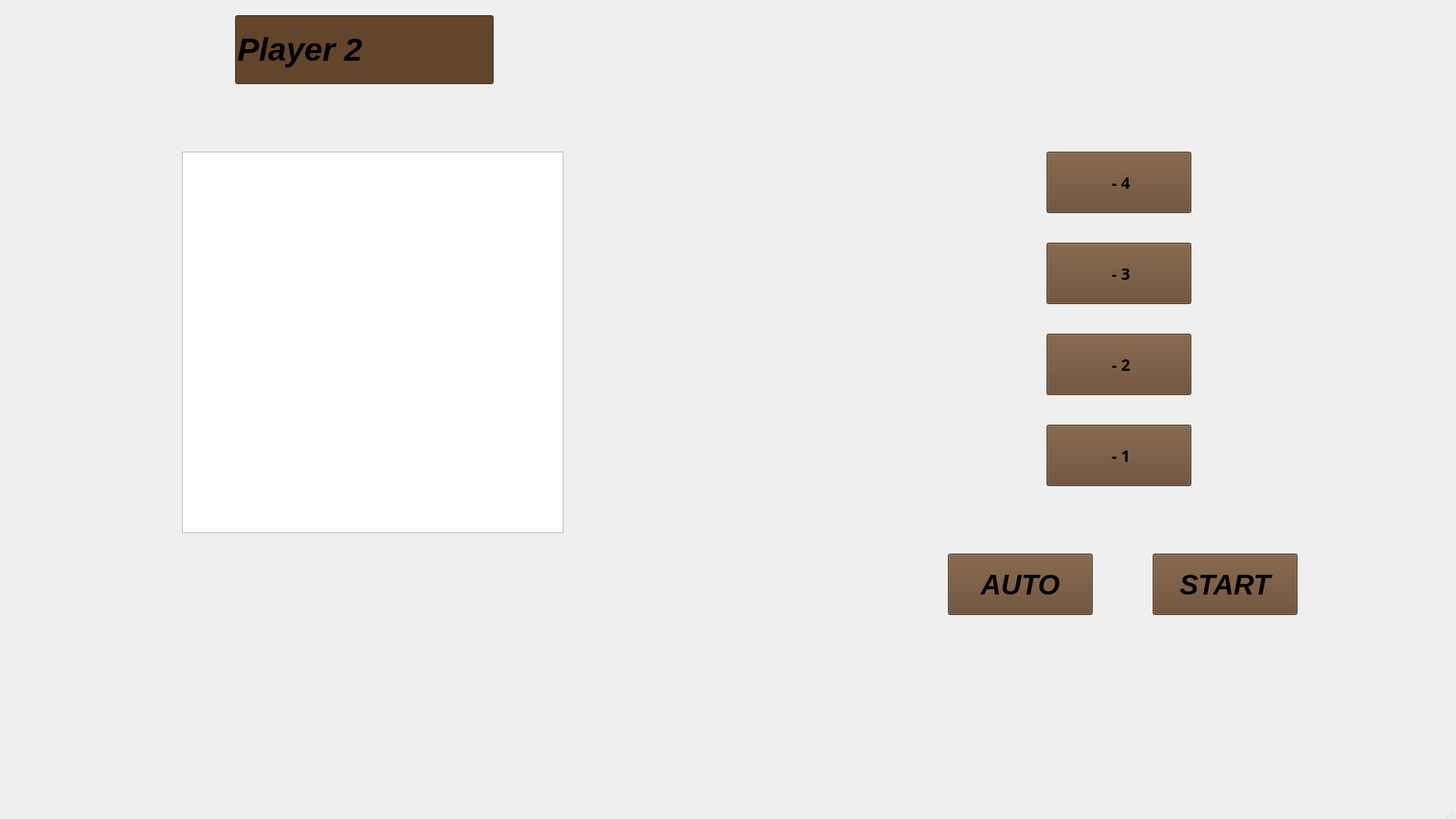
<?xml version="1.0" encoding="UTF-8"?>
<ui version="4.0">
 <class>FieldSecondPlayer</class>
 <widget class="QMainWindow" name="FieldSecondPlayer">
  <property name="geometry">
   <rect>
    <x>0</x>
    <y>0</y>
    <width>1920</width>
    <height>1080</height>
   </rect>
  </property>
  <property name="cursor">
   <cursorShape>ArrowCursor</cursorShape>
  </property>
  <property name="windowTitle">
   <string>MainWindow</string>
  </property>
  <property name="styleSheet">
   <string notr="true">FieldSecondPlayer {background-image: url(:/image/image/sea.jpg)}</string>
  </property>
  <widget class="QWidget" name="centralwidget">
   <widget class="QPushButton" name="autoButton">
    <property name="geometry">
     <rect>
      <x>1250</x>
      <y>730</y>
      <width>191</width>
      <height>81</height>
     </rect>
    </property>
    <property name="font">
     <font>
      <pointsize>28</pointsize>
      <italic>true</italic>
      <bold>true</bold>
     </font>
    </property>
    <property name="cursor">
     <cursorShape>PointingHandCursor</cursorShape>
    </property>
    <property name="styleSheet">
     <string notr="true">background-color: rgb(99, 69, 44);
</string>
    </property>
    <property name="text">
     <string>AUTO</string>
    </property>
   </widget>
   <widget class="QPushButton" name="startButton">
    <property name="geometry">
     <rect>
      <x>1520</x>
      <y>730</y>
      <width>191</width>
      <height>81</height>
     </rect>
    </property>
    <property name="font">
     <font>
      <pointsize>28</pointsize>
      <italic>true</italic>
      <bold>true</bold>
     </font>
    </property>
    <property name="cursor">
     <cursorShape>PointingHandCursor</cursorShape>
    </property>
    <property name="styleSheet">
     <string notr="true">background-color: rgb(99, 69, 44);
</string>
    </property>
    <property name="text">
     <string>START</string>
    </property>
   </widget>
   <widget class="QLineEdit" name="nicknameEdit">
    <property name="geometry">
     <rect>
      <x>310</x>
      <y>20</y>
      <width>341</width>
      <height>91</height>
     </rect>
    </property>
    <property name="font">
     <font>
      <pointsize>32</pointsize>
      <italic>true</italic>
      <bold>true</bold>
     </font>
    </property>
    <property name="styleSheet">
     <string notr="true">background-color: rgb(99, 69, 44);
</string>
    </property>
    <property name="text">
     <string>Player 2</string>
    </property>
   </widget>
   <widget class="QGraphicsView" name="graphicsView">
    <property name="geometry">
     <rect>
      <x>240</x>
      <y>200</y>
      <width>503</width>
      <height>503</height>
     </rect>
    </property>
    <property name="verticalScrollBarPolicy">
     <enum>Qt::ScrollBarAlwaysOff</enum>
    </property>
    <property name="horizontalScrollBarPolicy">
     <enum>Qt::ScrollBarAlwaysOff</enum>
    </property>
   </widget>
   <widget class="QPushButton" name="menuButton">
    <property name="geometry">
     <rect>
      <x>0</x>
      <y>5</y>
      <width>71</width>
      <height>51</height>
     </rect>
    </property>
    <property name="cursor">
     <cursorShape>PointingHandCursor</cursorShape>
    </property>
    <property name="styleSheet">
     <string notr="true">background-color: rgba(255, 255, 255, 0);
border: none;</string>
    </property>
    <property name="text">
     <string/>
    </property>
    <property name="icon">
     <iconset resource="res.qrc">
      <normaloff>:/image/image/menu.png</normaloff>:/image/image/menu.png</iconset>
    </property>
    <property name="iconSize">
     <size>
      <width>45</width>
      <height>45</height>
     </size>
    </property>
   </widget>
   <widget class="QPushButton" name="firstShipButton">
    <property name="geometry">
     <rect>
      <x>1380</x>
      <y>200</y>
      <width>191</width>
      <height>81</height>
     </rect>
    </property>
    <property name="font">
     <font>
      <family>Waree</family>
      <pointsize>16</pointsize>
      <italic>false</italic>
      <bold>true</bold>
     </font>
    </property>
    <property name="cursor">
     <cursorShape>PointingHandCursor</cursorShape>
    </property>
    <property name="styleSheet">
     <string notr="true">background-color: rgb(99, 69, 44)</string>
    </property>
    <property name="text">
     <string> - 4</string>
    </property>
    <property name="icon">
     <iconset resource="res.qrc">
      <normaloff>:/image/image/firstShip.png</normaloff>:/image/image/firstShip.png</iconset>
    </property>
    <property name="iconSize">
     <size>
      <width>50</width>
      <height>50</height>
     </size>
    </property>
   </widget>
   <widget class="QPushButton" name="secondShipButton">
    <property name="geometry">
     <rect>
      <x>1380</x>
      <y>320</y>
      <width>191</width>
      <height>81</height>
     </rect>
    </property>
    <property name="font">
     <font>
      <family>Waree</family>
      <pointsize>16</pointsize>
      <bold>true</bold>
     </font>
    </property>
    <property name="cursor">
     <cursorShape>PointingHandCursor</cursorShape>
    </property>
    <property name="styleSheet">
     <string notr="true">background-color: rgb(99, 69, 44)</string>
    </property>
    <property name="text">
     <string> - 3</string>
    </property>
    <property name="icon">
     <iconset resource="res.qrc">
      <normaloff>:/image/image/secondShip.png</normaloff>:/image/image/secondShip.png</iconset>
    </property>
    <property name="iconSize">
     <size>
      <width>95</width>
      <height>95</height>
     </size>
    </property>
   </widget>
   <widget class="QPushButton" name="thirdShipButton">
    <property name="geometry">
     <rect>
      <x>1380</x>
      <y>440</y>
      <width>191</width>
      <height>81</height>
     </rect>
    </property>
    <property name="font">
     <font>
      <family>Waree</family>
      <pointsize>16</pointsize>
      <bold>true</bold>
     </font>
    </property>
    <property name="cursor">
     <cursorShape>PointingHandCursor</cursorShape>
    </property>
    <property name="styleSheet">
     <string notr="true">background-color: rgb(99, 69, 44)</string>
    </property>
    <property name="text">
     <string> - 2</string>
    </property>
    <property name="icon">
     <iconset resource="res.qrc">
      <normaloff>:/image/image/thirdShip.png</normaloff>:/image/image/thirdShip.png</iconset>
    </property>
    <property name="iconSize">
     <size>
      <width>100</width>
      <height>100</height>
     </size>
    </property>
   </widget>
   <widget class="QPushButton" name="forthShipButton">
    <property name="geometry">
     <rect>
      <x>1380</x>
      <y>560</y>
      <width>191</width>
      <height>81</height>
     </rect>
    </property>
    <property name="font">
     <font>
      <family>Waree</family>
      <pointsize>16</pointsize>
      <bold>true</bold>
     </font>
    </property>
    <property name="cursor">
     <cursorShape>PointingHandCursor</cursorShape>
    </property>
    <property name="styleSheet">
     <string notr="true">background-color: rgb(99, 69, 44)</string>
    </property>
    <property name="text">
     <string> - 1</string>
    </property>
    <property name="icon">
     <iconset resource="res.qrc">
      <normaloff>:/image/image/forthShip.png</normaloff>:/image/image/forthShip.png</iconset>
    </property>
    <property name="iconSize">
     <size>
      <width>130</width>
      <height>130</height>
     </size>
    </property>
   </widget>
  </widget>
  <widget class="QMenuBar" name="menubar">
   <property name="geometry">
    <rect>
     <x>0</x>
     <y>0</y>
     <width>1920</width>
     <height>22</height>
    </rect>
   </property>
  </widget>
  <widget class="QStatusBar" name="statusbar"/>
 </widget>
 <resources>
  <include location="res.qrc"/>
 </resources>
 <connections/>
</ui>
